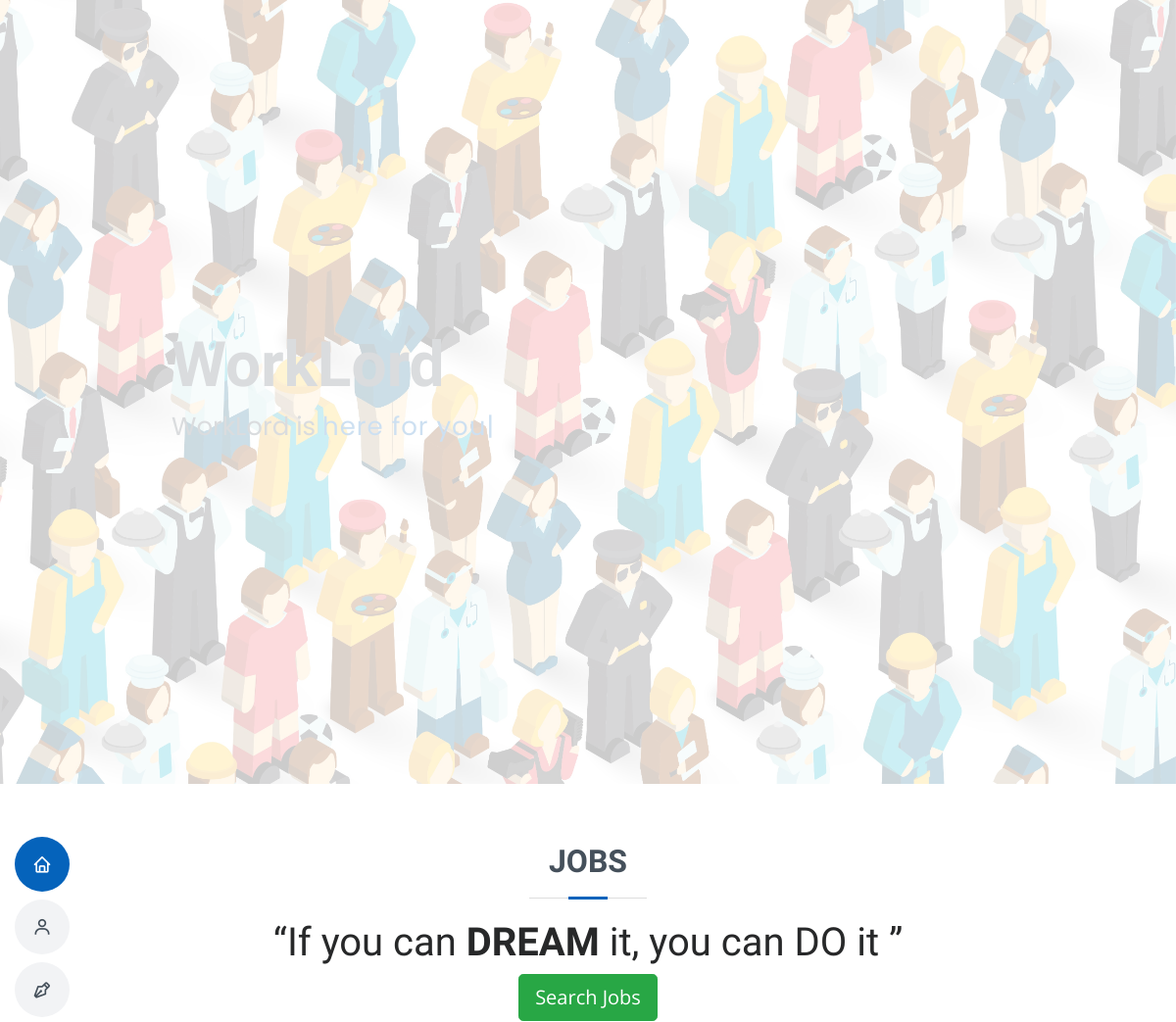
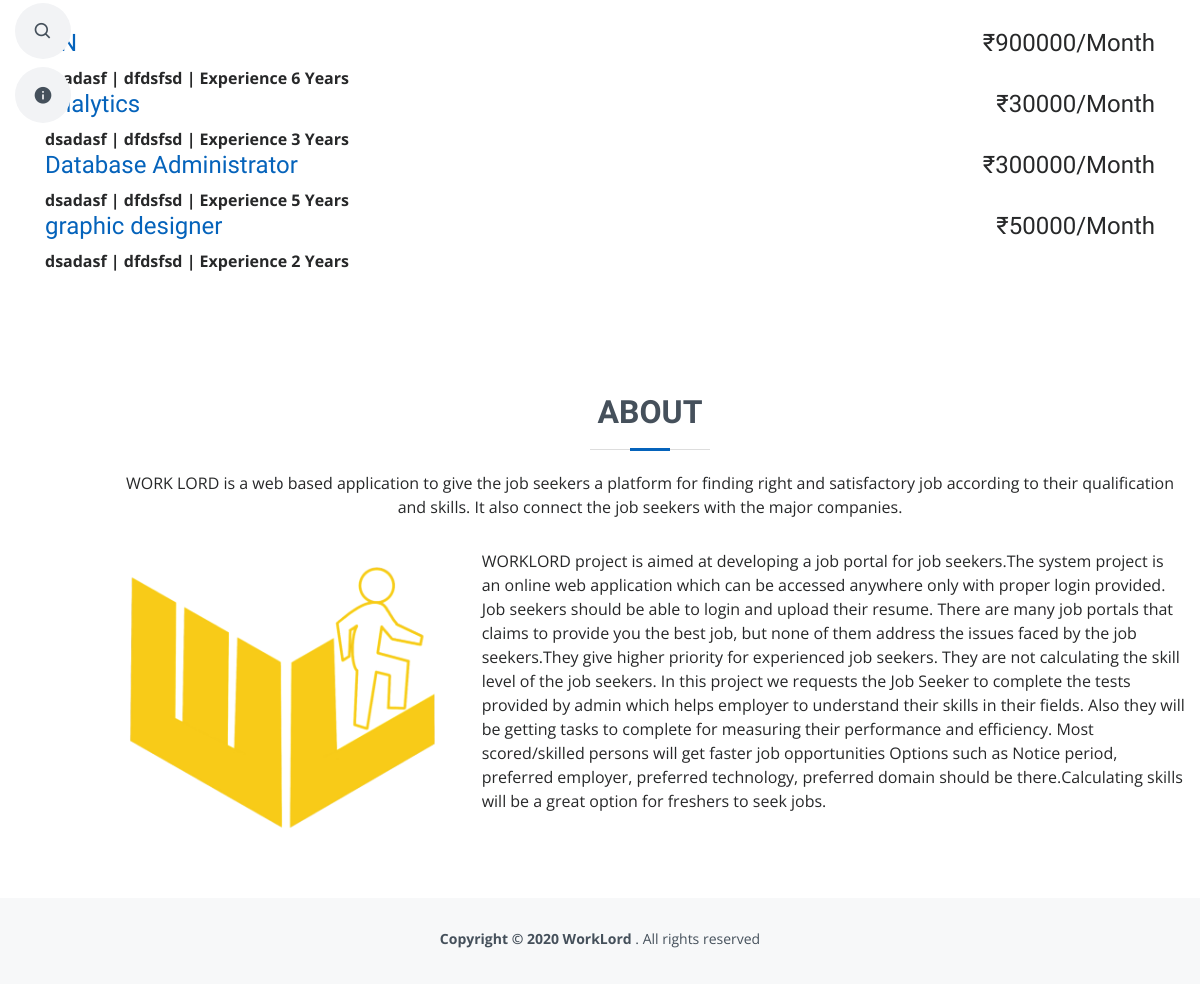
The page / on the database its author committed (2 pictures, top to bottom).
### tables this page shows
CREATE TABLE `company` (
  `id_company` int(11) NOT NULL,
  `name` varchar(255) NOT NULL,
  `companyname` varchar(255) NOT NULL,
  `country` varchar(255) NOT NULL,
  `state` varchar(255) NOT NULL,
  `city` varchar(255) NOT NULL,
  `contactno` varchar(255) NOT NULL,
  `website` varchar(255) NOT NULL,
  `email` varchar(255) NOT NULL,
  `aboutme` varchar(255) DEFAULT NULL,
  `logo` varchar(255) NOT NULL,
  `createdAt` timestamp NOT NULL DEFAULT current_timestamp(),
  `active` int(11) NOT NULL DEFAULT 2
);

CREATE TABLE `job_post` (
  `id_jobpost` int(11) NOT NULL,
  `id_company` int(11) NOT NULL,
  `jobtitle` varchar(255) NOT NULL,
  `description` text NOT NULL,
  `minimumsalary` varchar(255) NOT NULL,
  `maximumsalary` varchar(255) NOT NULL,
  `experience` varchar(255) NOT NULL,
  `qualification` varchar(255) NOT NULL,
  `duedate` varchar(255) NOT NULL,
  `createdat` timestamp NOT NULL DEFAULT current_timestamp(),
  `active` int(2) NOT NULL DEFAULT 1
);

### index.php (the view, shortened to what this page needs)
<?php
require_once("db.php");
?>
<!DOCTYPE html>
<html lang="en">
<head>
  <link rel="stylesheet" href="https://cdnjs.cloudflare.com/ajax/libs/font-awesome/4.7.0/css/font-awesome.css"/>
  <link rel="stylesheet" href="https://stackpath.bootstrapcdn.com/bootswatch/4.3.1/darkly/bootstrap.min.css">
  <link href="vendor/bootstrap/css/bootstrap.min.css" rel="stylesheet">
  <link href="vendor/icofont/icofont.min.css" rel="stylesheet">
  <link href="vendor/boxicons/css/boxicons.min.css" rel="stylesheet">
  <link href="vendor/venobox/venobox.css" rel="stylesheet">
  <link href="vendor/owl.carousel/assets/owl.carousel.min.css" rel="stylesheet">
  <link href="vendor/aos/aos.css" rel="stylesheet">
  <link href="css/style.css" rel="stylesheet">
</head>
<body>
  <header id="header" class="d-flex flex-column justify-content-center">
    <nav class="nav-menu">
      <ul>
        <li class="active"><a href="#hero"><i class="bx bx-home"></i> <span>Home</span></a></li>
          <?php if((empty($_SESSION['id_company']))&&(empty($_SESSION['id_user']))&&(empty($_SESSION['loginid']))) { ?>
          <li><a href="login.php"><i class="bx bx-user"></i> <span>Login</span></a></li>
          <li><a href="sign-up.php"><i class="bx bx-pen"></i> <span>Signup</span></a></li>
          <?php } ?>
        <li><a href="#jobs"><i class="bx bx-search"></i> <span>Jobs</span></a></li>
        <li><a href="#about"><i class="bx bxs-info-circle"></i> <span>About us</span></a></li>
      </ul>
    </nav>
  </header>
  <section id="hero" class="d-flex flex-column justify-content-center">
    <div class="container" data-aos="zoom-in" data-aos-delay="100">
      <h1>WorkLord</h1>
      <p>WorkLord is <span class="typed" data-typed-items="here for you, searching job for you, waiting, giving you opportunities"></span></p>
    </div>
  </section>
    <section id="jobs" class="jobs">
      <div class="container" data-aos="fade-up">
        <div class="section-title">
          <h2>Jobs</h2>
		   <div class="row">
          <div class="col-md-12 text-center index-head">
            <h1>“If you can <strong>DREAM</strong> it, you can DO it ”</h1>
            <p><a class="btn btn-success btn-lg" href="jobs.php" role="button">Search Jobs</a></p>
          </div>
        </div>
		  </div>
        <div class="row">
          <div class="col-md-12 latest-job margin-bottom-20">
            <?php
		  $today = (new DateTime())->format('Y-m-d');
          $sql = "SELECT * FROM job_post WHERE duedate<='$today' and active=1 Order By Rand() Limit 4";
          $result = $conn->query($sql);
          if($result->num_rows > 0) {
            while($row = $result->fetch_assoc())
            {
              $sql1 = "SELECT * FROM company WHERE id_company='$row[id_company]'";
              $result1 = $conn->query($sql1);
              if($result1->num_rows > 0) {
                while($row1 = $result1->fetch_assoc())
                {
             ?>
            <div class="clearfix">
              <div>
                <h4><a href="view-job-post.php?id=<?php echo $row['id_jobpost']; ?>"><?php echo $row['jobtitle']; ?></a> <span class="pull-right">₹<?php echo $row['maximumsalary']; ?>/Month</span></h4>
                <div>
                    <div><strong><?php echo $row1['companyname']; ?> | <?php echo $row1['city']; ?> | Experience <?php echo $row['experience']; ?> Years</strong></div>
                </div>
              </div>
            </div>
          <?php
              }
            }
            }
          }
          ?>
          </div>
        </div>
      </div>
    </section>
  <main id="main">
    <section id="about" class="about">
      <div class="container" data-aos="fade-up">
        <div class="section-title">
          <h2>About</h2>
          <p>WORK LORD is a web based application to give the job seekers a platform for finding right and satisfactory job according to their qualification and skills. It also connect the job seekers with the major companies.</p>
        </div>
        <div class="row">
          <div class="col-lg-4">
            <img src="img/logo.png" class="img-fluid" alt="">
          </div>
          <div class="col-lg-8 pt-4 pt-lg-0 content">
            <p>
              WORKLORD project is aimed at developing a job portal for job seekers.The system project is an online web application which can be accessed anywhere only with proper login provided. Job seekers should be able to login and upload their resume. There are many job portals that claims to provide you the best job, but none of them address the issues faced by the job seekers.They give higher priority for experienced job seekers. They are not calculating the skill level of the job seekers. In this project we requests the Job Seeker to complete the tests provided by admin which helps employer to understand their skills in their fields. Also they will be getting tasks to complete for measuring their performance and efficiency. Most scored/skilled persons will get faster job opportunities Options such as Notice period, preferred employer, preferred technology, preferred domain should be there.Calculating skills will be a great option for freshers to seek jobs.
            </p>
          </div>
        </div>
      </div>
    </section>
  </main>
  <footer id="footer">
    <div class="container">
      <div class="copyright">
         <strong>Copyright &copy; 2020 WorkLord </strong>.</Strong> All rights reserved
      </div>
    </div>
  </footer>
</body>
</html>

### css/style.css (style rules this page uses)
body { font-family: "Open Sans", sans-serif; color: #272829; }
a { color: #0563bb; }
h1, h2, h3, h4, h5, h6 { font-family: "Raleway", sans-serif; }
#header { position: fixed; top: 0; left: 0; bottom: 0; z-index: 9997; transition: all 0.5s; padding: 15px; overflow-y: auto; }
@media (min-width: 992px) { #main { margin-left: 100px; } }
.nav-menu * { margin: 0; padding: 0; list-style: none; }
.nav-menu > ul > li { position: relative; white-space: nowrap; }
.nav-menu a { display: flex; align-items: center; color: #45505b; padding: 10px 18px; margin-bottom: 8px; transition: 0.3s; font-size: 15px; border-radius: 50px; background: #f2f3f5; height: 56px; width: 100%; overflow: hidden; transition: 0.3s; }
.nav-menu a i { font-size: 20px; }
@media (min-width: 992px) { .nav-menu a { width: 56px; } }
.nav-menu a:hover, .nav-menu .active > a, .nav-menu li:hover > a { color: #fff; background: #0563bb; }
#hero { width: 100%; height: 100vh; background: url("../img/hero-bg.jpg") top right no-repeat; background-size: cover; position: relative; }
@media (min-width: 992px) { #hero { padding-left: 160px; } }
#hero:before { content: ""; background: rgba(255, 255, 255, 0.8); position: absolute; bottom: 0; top: 0; left: 0; right: 0; }
#hero h1 { margin: 0; font-size: 64px; font-weight: 700; line-height: 56px; color: #45505b; }
#hero p { color: #45505b; margin: 15px 0 0 0; font-size: 26px; font-family: "Poppins", sans-serif; }
#hero p span { color: #0563bb; letter-spacing: 1px; }
section { padding: 60px 0; overflow: hidden; }
.section-title { text-align: center; padding-bottom: 30px; }
.section-title h2 { font-size: 32px; font-weight: bold; text-transform: uppercase; margin-bottom: 20px; padding-bottom: 20px; position: relative; color: #45505b; }
.section-title h2::before { content: ''; position: absolute; display: block; width: 120px; height: 1px; background: #ddd; bottom: 1px; left: calc(50% - 60px); }
.section-title h2::after { content: ''; position: absolute; display: block; width: 40px; height: 3px; background: #0563bb; bottom: 0; left: calc(50% - 20px); }
.section-title p { margin-bottom: 0; }
.about .content p:last-child { margin-bottom: 0; }
#footer { background: #f7f8f9; color: #45505b; font-size: 14px; text-align: center; padding: 30px 0; }
#footer .copyright { margin: 0 0 5px 0; }

### rows shown on the page
job_post: maximumsalary "900000", experience "6"
company: companyname "dsadasf", city "dfdsfsd"
job_post: jobtitle "analytics", maximumsalary "30000", experience "3"
job_post: jobtitle "Database Administrator", maximumsalary "300000", experience "5"
job_post: jobtitle "graphic designer", maximumsalary "50000", experience "2"
